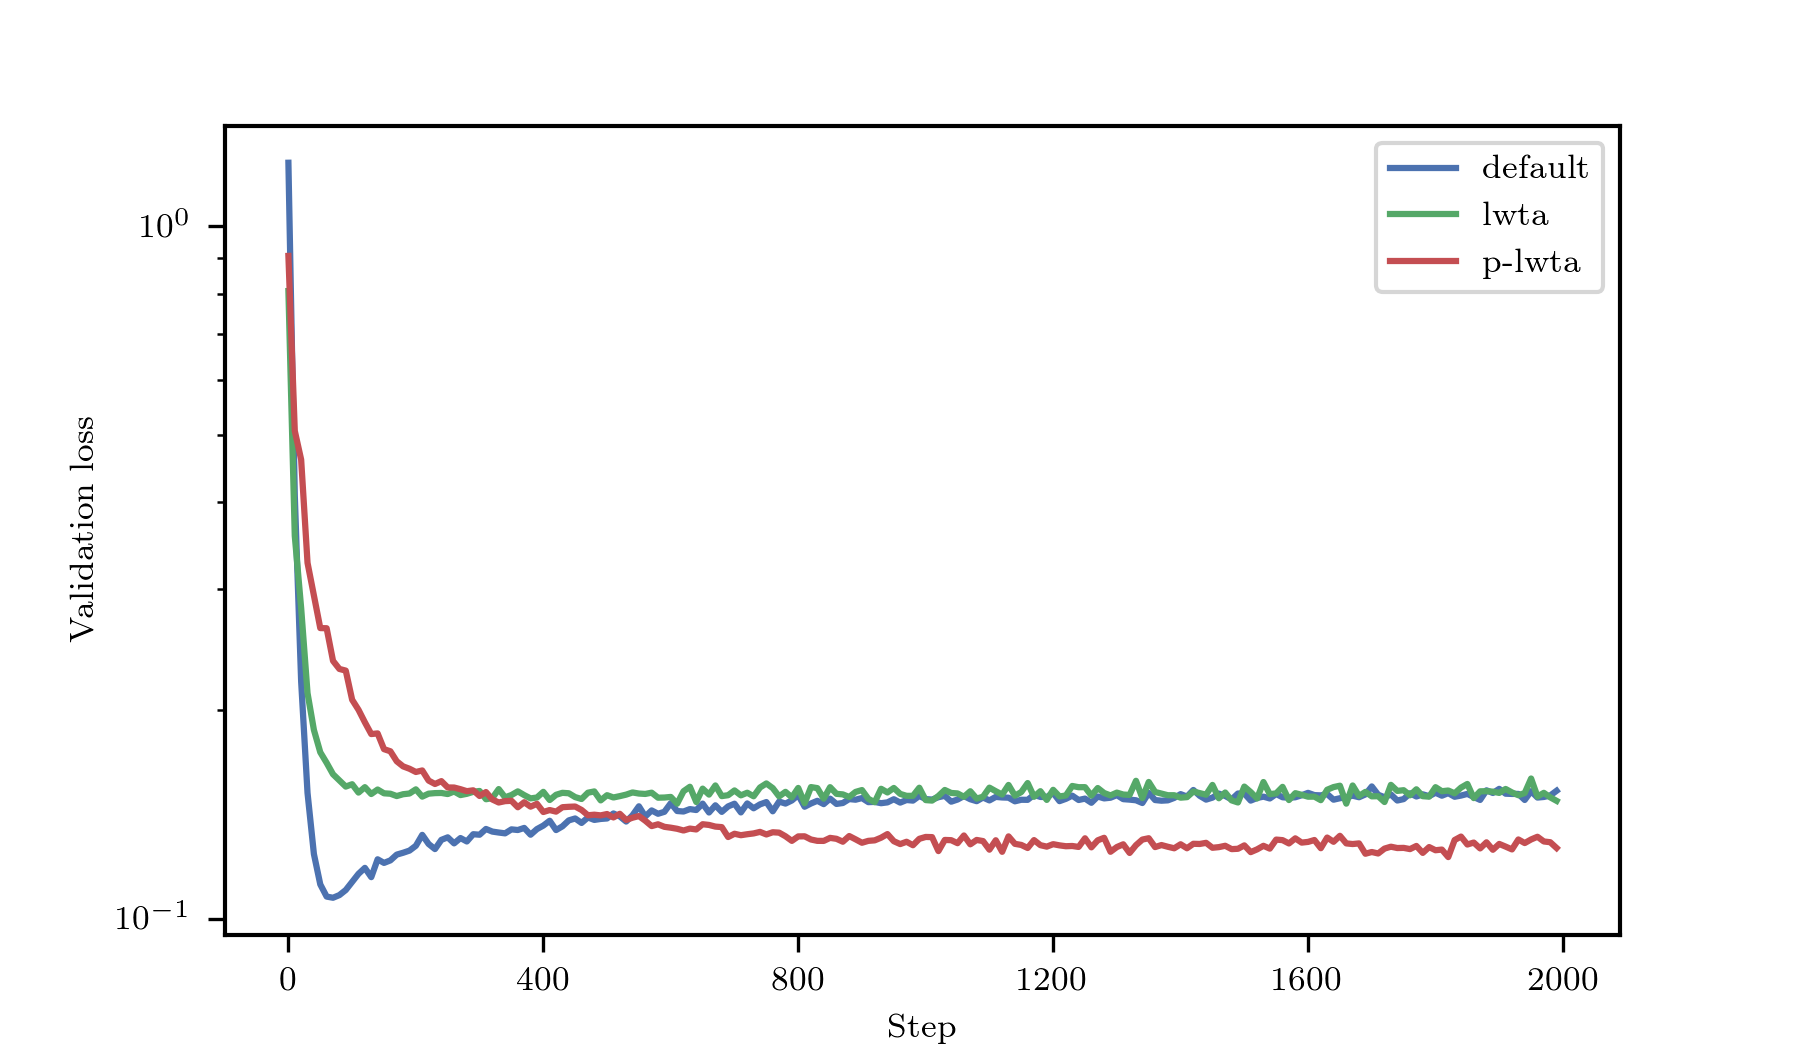

Here is the Python script that generated this plot:
from func import train_autoencoder
import matplotlib.pyplot as pl
import numpy as np
import os
import tensorflow as tf
from utils import load_data

"""
This script produces an overview figure to compare the
performance of the three different models.

It creates a figures with the losses on the validation data
for the three models:
default
deterministic lwta
probabilistic lwta
.
"""
try:
    os.mkdir('saved_models/')
except:
    pass
try:
    os.mkdir('saved_models/compare_learning')
except:
    pass

models = ['default', 'lwta', 'p-lwta']
layer_structures = ['none', 'lwta', 'p-lwta']

paths = ['saved_models/compare_learning/default/',
         'saved_models/compare_learning/lwta/',
         'saved_models/compare_learning/p-lwta/']
scripts = ['train_default.py',
           'train_LWTA.py',
           'train_pLWTA.py']

learning_rate = 0.0001


batch_size = 100
steps = 2000
train_examples = 10000
validation_examples = 1000

(mnist,
 (train_data, train_labels),
 (validation_data, validation_labels)) = load_data(train_examples, validation_examples)

fig = pl.figure(figsize=(6., 3.5))
ax = pl.axes()
for model, layer_structure, path in zip(models,
                                        layer_structures,
                                        paths):
    try:
        os.mkdir(path)
    except:
        pass
    session = tf.Session()
    VAEmodel, loss_list, validation_loss_list = train_autoencoder(session,
                                                                  train_data,
                                                                  validation_data,
                                                                  layer_structure,
                                                                  batch_size,
                                                                  steps,
                                                                  learning_rate,
                                                                  path,
                                                                  return_loss=True)
    ax.plot(validation_loss_list, label=model)
ax.legend()
ax.set_xticks(np.arange(0., steps / 10. + 1, 40.))
ax.set_xticklabels(np.arange(0., steps+1, 400, dtype=np.int))
ax.set_xlabel('Step')
ax.set_ylabel('Validation loss')
ax.set_yscale('Log')
pl.savefig('compare_learning.eps')
pl.savefig('compare_learning.png')
